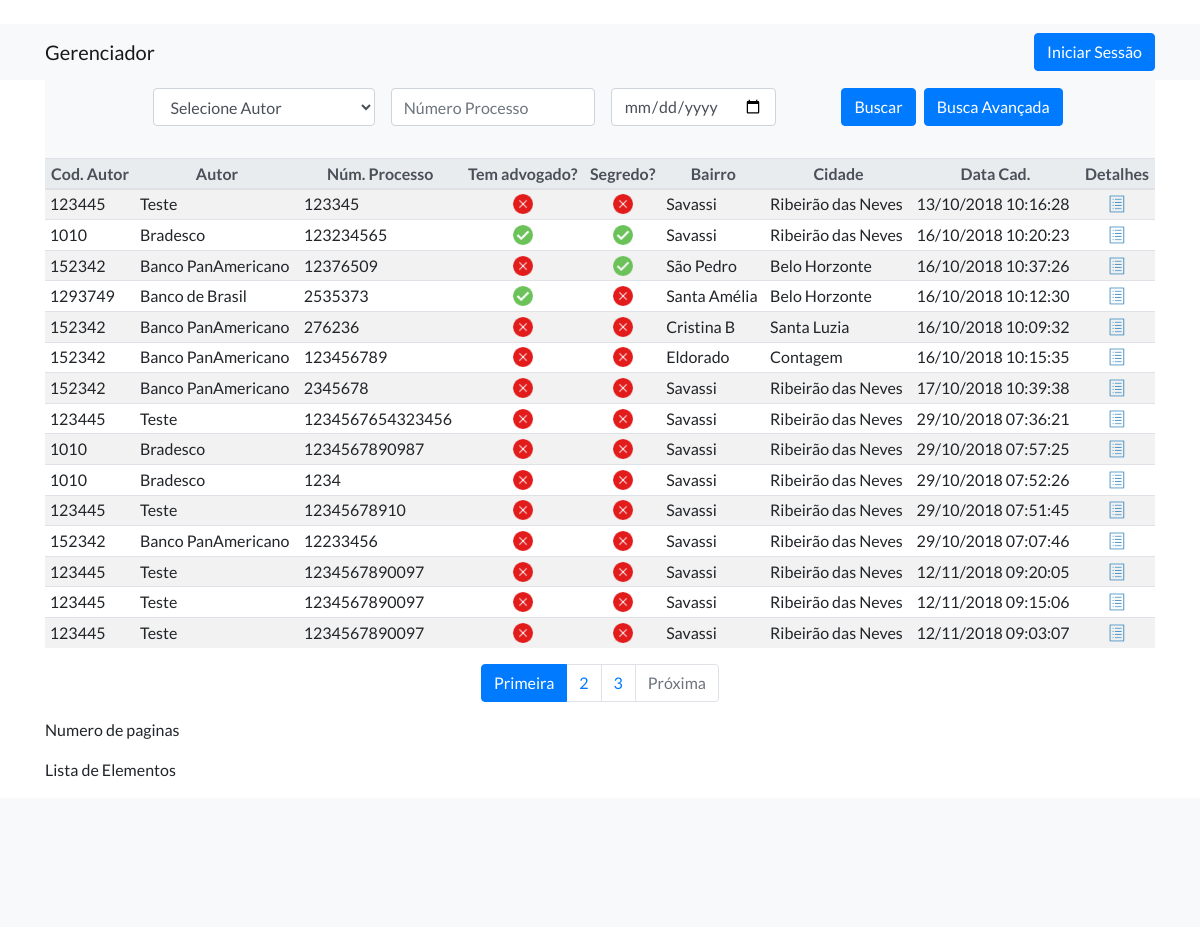
/Gerenciador/ListaProcesso, run on the app's committed database.
### Gerenciador/models.py (models this page shows, shortened)
class cadastro (models.Model):
    class Meta:
        ordering = ['data_inclusao']
    fk_autor=models.ForeignKey(autor, on_delete=models.CASCADE)
    reu = models.CharField(max_length=200)
    documento = models.CharField(max_length=14)
    rua = models.CharField(max_length=200)
    numero = models.IntegerField(null=True)
    bairro = models.CharField(max_length=200)
    cidade = models.CharField(max_length=200)
    complemento = models.CharField(max_length=200, null=True,blank=True)
    cep = models.CharField(max_length=8)
    numero_processo = models.IntegerField()
    segredo = models.IntegerField(default=0 ,verbose_name='Segredo ?')
    advogado= models.IntegerField(default=0 ,verbose_name='Tem advogado ?')
    data_inclusao = models.DateTimeField(auto_now=True, verbose_name ='Incluido em')
    fk_conta =  models.IntegerField(default=0)

class autor (models.Model):
    nome_autor = models.CharField(max_length=200)
    codigo = models.IntegerField()

### Gerenciador/views.py (the view)
class ListaProcessoView(ListView):
    model = cadastro
    template_name ='Gerenciador/Lista_Processo.html'
    paginate_by = 15
    def get_queryset(self, **kwargs):
        filtro_Basico = Q()
        filtro_Avancado = Q()
        f_Autor = self.request.GET.get('Autor')
        f_NumeroProcesso = self.request.GET.get('NumeroProcesso')
        f_DataInclusao = self.request.GET.get('DataInclusao')
        f_Bairro = self.request.GET.get('Bairro','')
        f_Cidade = self.request.GET.get('Cidade','')
        f_Segredo = self.request.GET.get('Segredo','')
        f_Advogado = self.request.GET.get('Advogado','')
        if f_Autor is not None and f_Autor != 'Selecione Autor':
            filtro_Basico.add(Q(fk_autor=f_Autor), Q.AND)
        if f_NumeroProcesso:
            filtro_Basico.add(Q(numero_processo=f_NumeroProcesso), Q.AND)
        if f_DataInclusao:
            f_DataInclusao = datetime.strptime(f_DataInclusao, '%Y-%m-%d').date()
            filtro_Basico.add(Q(data_inclusao__date=f_DataInclusao), Q.AND)
        if filtro_Basico:
            return cadastro.objects.filter(filtro_Basico)
        if f_Bairro:
            filtro_Avancado.add(Q(bairro__icontains=f_Bairro), Q.AND)
        if f_Cidade:
            filtro_Avancado.add(Q(cidade__icontains=f_Cidade), Q.AND)
        if f_Segredo:
            filtro_Avancado.add(Q(segredo=f_Segredo), Q.AND)
        if f_Advogado:
            filtro_Avancado.add(Q(advogado=f_Advogado), Q.AND)
        if filtro_Avancado:
            return cadastro.objects.filter(filtro_Avancado)
        else:
            return cadastro.objects.all()
    def get_context_data(self, **kwargs):
        context = super(ListaProcessoView, self).get_context_data(**kwargs)
        context['Autor']  = autor.objects.select_related('fk_autor').values()
        return context

### Gerenciador/templates/Gerenciador/Lista_Processo.html (shortened to what this page needs)
{% extends 'Gerenciador/base.html' %}
{% load widget_tweaks%}
<nav class="navbar navbar-light bg-light">
    <div class="container justify-content-center">
        <form method="GET" action="" class="form-inline">
            <div class="form-group mx-sm-3 mb-2 ">
                <select name="Autor" class="form-control col-md-4">
                    <option>Selecione Autor</option>
                </select>
                <input type="search" name="NumeroProcesso" class="form-control" placeholder="Número Processo">
                <input type="date" name="DataInclusao" class="form-control">
            </div>
            <button type="submit" class="btn btn-primary mx-sm-2 mb-2">Buscar</button>
            <button type="button" class="btn btn-primary mb-2" data-toggle="modal" data-target="#exampleModal" data-whatever="@mdo">Busca Avançada</button>
        </form>
    </div>
</nav>
<div class="table-responsive-sm">
    <table id="minhaTabela" class="table table-striped table-sm ">
        <thead class="thead-light">
            <tr align="center">
                <th scope="col">Cod. Autor</th>
                <th scope="col">Autor</th>
                <th scope="col">Núm. Processo</th>
                <th scope="col">Tem advogado?</th>
                <th scope="col">Segredo?</th>
                <th scope="col">Bairro</th>
                <th scope="col">Cidade</th>
                <th scope="col">Data Cad.</th>
                <th scope="col">Detalhes</th>
            </tr>
        </thead>
        <tbody>
            {%for e in object_list%}
            <tr>
                <td>{{e.fk_autor.codigo}}</td>
                <td>{{e.fk_autor.nome_autor}}</td>
                <td>{{e.numero_processo}}</td>
                <td align="center">
                    {% if e.advogado == 1 %}
                    <img class="img img-small" src="../../static/Gerenciador/img/ok2.png"  alt="Tem advogado">
                    {% else %}
                    <img class="img img-small" src="../../static/Gerenciador/img/delete.png"   alt="Não tem Advogado">
                    {% endif %}
                </td>
                <td align="center">
                    {% if e.segredo == 1 %}
                    <img class="img img-small" src="../../static/Gerenciador/img/ok2.png"  alt="Tem advogado">
                    {% else %}
                    <img  class="img img-small" src="../../static/Gerenciador/img/delete.png"  alt="Não tem Advogado">
                    {% endif %}
                </td>
                <td>{{e.bairro}}</td>
                <td>{{e.cidade}}</td>
                <td>{{e.data_inclusao | date:"d/m/Y h:s:i"}}</td>
                <td align="center">
                    <a href={% url 'DetalheProcesso' e.id %}>
                        <img class="img img-small" src="../../static/Gerenciador/img/detalhes1.png" alt="Detalhes">
                </td>
            </tr>
            {% endfor %}
        </tbody>
    </table>
</div>
{% if is_paginated %}
<nav aria-label="Navegação de página exemplo">
    <ul class="pagination justify-content-center">
        <li class="page-item {% if page_obj.number == 1 %} active  {% endif %}">
            <a class="page-link" href="{{request.path}}?page=1" tabindex="-1">Primeira</a>
        </li>
        {% for i in page_obj.paginator.page_range %}
        {% if i > 1 and i < 5 %}
        <li class="page-item {% if page_obj.number == i  %} active {% endif %}"><a class="page-link" href="{{request.path}}?page={{i}}">{{i}}</a></li>
        {% endif %}
        {% endfor %}
        <li class="page-item {% if page_obj.number >= 5 %} active {% endif %}  {% if page_obj.paginator.num_pages < 5 %} disabled {% endif %}">
            <a class="page-link " href="{{request.path}}?page={{page_obj.next_page_number}}">Próxima</a>
        </li>
    </ul>
</nav>
{% endif %}
<p>
    Numero de paginas
</p>
<p>
    Lista de Elementos
</p>

### Gerenciador/static/Gerenciador/css/style.css (style rules this page uses)
.img-small { width: 20px; }

### Gerenciador/static/Gerenciador/css/landing-page.css (style rules this page uses)
body { font-family: 'Lato', 'Helvetica Neue', Helvetica, Arial, sans-serif; }

### data on the page
cadastro: fk_autor.codigo "123445", fk_autor.nome_autor "Teste", numero_processo "123345", advogado 0 (drawn), segredo 0 (drawn), bairro "Savassi", cidade "Ribeirão das Neves", data_inclusao "13/10/2018 10:16:28"
cadastro: fk_autor.codigo "1010", fk_autor.nome_autor "Bradesco", numero_processo "123234565", advogado 1 (drawn), segredo 1 (drawn), bairro "Savassi", cidade "Ribeirão das Neves", data_inclusao "16/10/2018 10:20:23"
cadastro: fk_autor.codigo "152342", fk_autor.nome_autor "Banco PanAmericano", numero_processo "12376509", advogado 0 (drawn), segredo 1 (drawn), bairro "São Pedro", cidade "Belo Horzonte", data_inclusao "16/10/2018 10:37:26"
cadastro: fk_autor.codigo "1293749", fk_autor.nome_autor "Banco de Brasil", numero_processo "2535373", advogado 1 (drawn), segredo 0 (drawn), bairro "Santa Amélia", cidade "Belo Horzonte", data_inclusao "16/10/2018 10:12:30"
cadastro: fk_autor.codigo "152342", fk_autor.nome_autor "Banco PanAmericano", numero_processo "276236", advogado 0 (drawn), segredo 0 (drawn), bairro "Cristina B", cidade "Santa Luzia", data_inclusao "16/10/2018 10:09:32"
cadastro: fk_autor.codigo "152342", fk_autor.nome_autor "Banco PanAmericano", numero_processo "123456789", advogado 0 (drawn), segredo 0 (drawn), bairro "Eldorado", cidade "Contagem", data_inclusao "16/10/2018 10:15:35"
cadastro: fk_autor.codigo "152342", fk_autor.nome_autor "Banco PanAmericano", numero_processo "2345678", advogado 0 (drawn), segredo 0 (drawn), bairro "Savassi", cidade "Ribeirão das Neves", data_inclusao "17/10/2018 10:39:38"
cadastro: fk_autor.codigo "123445", fk_autor.nome_autor "Teste", numero_processo "1234567654323456", advogado 0 (drawn), segredo 0 (drawn), bairro "Savassi", cidade "Ribeirão das Neves", data_inclusao "29/10/2018 07:36:21"
cadastro: fk_autor.codigo "1010", fk_autor.nome_autor "Bradesco", numero_processo "1234567890987", advogado 0 (drawn), segredo 0 (drawn), bairro "Savassi", cidade "Ribeirão das Neves", data_inclusao "29/10/2018 07:57:25"
cadastro: fk_autor.codigo "1010", fk_autor.nome_autor "Bradesco", numero_processo "1234", advogado 0 (drawn), segredo 0 (drawn), bairro "Savassi", cidade "Ribeirão das Neves", data_inclusao "29/10/2018 07:52:26"
cadastro: fk_autor.codigo "123445", fk_autor.nome_autor "Teste", numero_processo "12345678910", advogado 0 (drawn), segredo 0 (drawn), bairro "Savassi", cidade "Ribeirão das Neves", data_inclusao "29/10/2018 07:51:45"
cadastro: fk_autor.codigo "152342", fk_autor.nome_autor "Banco PanAmericano", numero_processo "12233456", advogado 0 (drawn), segredo 0 (drawn), bairro "Savassi", cidade "Ribeirão das Neves", data_inclusao "29/10/2018 07:07:46"
cadastro: fk_autor.codigo "123445", fk_autor.nome_autor "Teste", numero_processo "1234567890097", advogado 0 (drawn), segredo 0 (drawn), bairro "Savassi", cidade "Ribeirão das Neves", data_inclusao "12/11/2018 09:20:05"
cadastro: fk_autor.codigo "123445", fk_autor.nome_autor "Teste", numero_processo "1234567890097", advogado 0 (drawn), segredo 0 (drawn), bairro "Savassi", cidade "Ribeirão das Neves", data_inclusao "12/11/2018 09:15:06"
cadastro: fk_autor.codigo "123445", fk_autor.nome_autor "Teste", numero_processo "1234567890097", advogado 0 (drawn), segredo 0 (drawn), bairro "Savassi", cidade "Ribeirão das Neves", data_inclusao "12/11/2018 09:03:07"

### other printed values
{{ i }} "2" "3"
